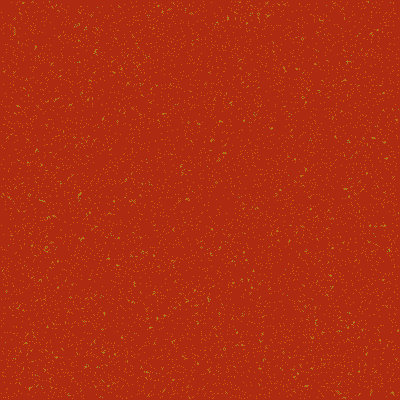
Frame 1 (no input)
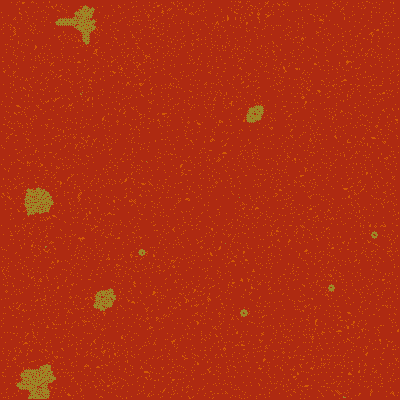
Frame 60 (the mouse pressed at the canvas centre just before this capture)
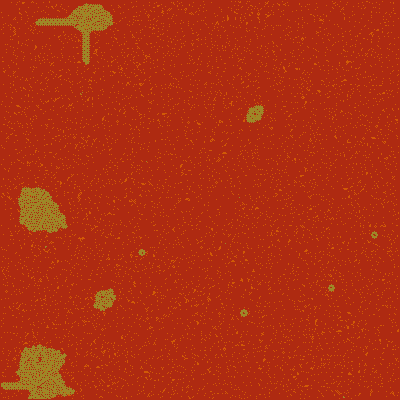
Frame 120 (the mouse held since frame 60 and released just before this capture)

The Processing sketch that drew these frames (run headless with seeded random() and noise(); from frame 60 on, the mouse is pressed at the canvas centre):

// Processing sketch: processing_6774
// ── processing_6774.pde

int[][] grid, future;
void setup() {
  size(400, 400);
  frameRate(10);
  grid = new int[width][height];
  future = new int[width][height];
  float density = 0.055 * width * height;
  for(int i = 0; i < density; i++) {
    int tempX = int(random(width));
    int tempY = int(random(height));
    grid[tempX][tempY] = 1; 
  }
  background(174,42,17);
}

void draw() {
 for(int x = 1; x < width-1; x++) {
  for(int y = 1; y < height-1; y++) {
   //Check the number of neighbors (adjacent cells) 
   int nb = neighbors(x, y);
   if((grid[x][y] == 1) && (nb < 2)) {
    // print(0);
    future[x][y] = 0; //Isolation death
    set(x, y, color(209,90,6));
   } else
   if((grid[x][y] == 1) && (nb < 3)) {
     //print(1);
     future[x][y]=0;//Overpopulation death
     set(x, y, color(174,42,17));
   } else
   if((grid[x][y] == 0) && (nb == 3)) {
     //print(2);
     future[x][y]=1;//Birth
     set(x, y, color(158,135,39));
   } else {
    future[x][y] = grid[x][y]; 
   }
  }
 } 
 println("zip");
 int[][]temp = grid;
 grid = future;
 future = temp;
}

int neighbors(int x, int y) {
  return grid[x][y-1] +   //North
         grid[x+1][y-1] + //NorthEast
         grid[x+1][y] +   //East
         grid[x+1][y+1] + //SouthEast
         grid[x][y+1] +   //South
         grid[x-1][y+1] + //Southwest
         grid[x-1][y] +   //West
         grid[x-1][y-1];  //NorthWest
}
